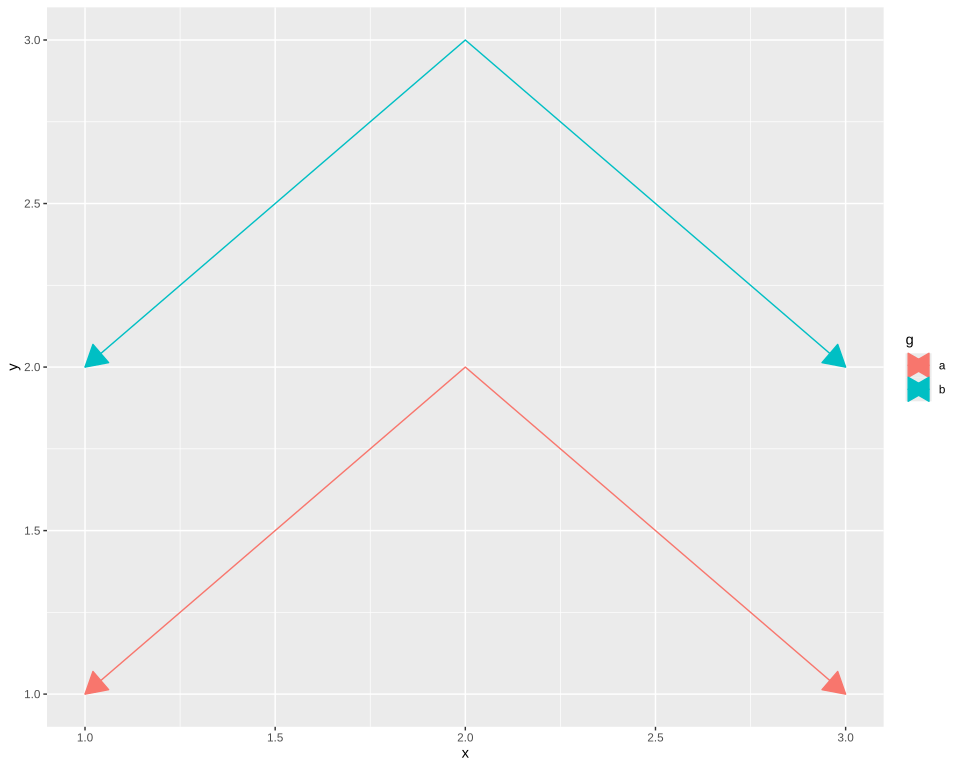

This chart was generated by the following R code:
# The plot test/golden/path_arrow.svg draws, drawn by ggplot2 itself, as ggplot2's own visual tests
# draw their snapshots: the independent check on that golden whenever it changes. The suite never
# runs this; it needs R, ggplot2 and vdiffr, saved as the Docker image giggly-r:ggplot2-4.0.3. From
# the repository's root:
#
#   docker run --rm -v "$PWD/test/golden":/golden:ro giggly-r:ggplot2-4.0.3 \
#     Rscript /golden/path_arrow.R > path_arrow.ggplot2.svg
#
# and compare the two drawings element by element, as test/golden/point.R describes.
#
# Two paths, colour mapped, with closed heads at both ends: each group's heads at its own ends,
# written right after its line, filled with its colour. First checked with ggplot2 4.0.3 and vdiffr
# 1.0.9: every element and clip path matches, the x axis drawn before the y as in
# test/golden/point.svg.

library(ggplot2)

df <- data.frame(
  x = c(1, 2, 3, 1, 2, 3), y = c(1, 2, 1, 2, 3, 2),
  g = c("a", "a", "a", "b", "b", "b")
)
plot <- ggplot(df, aes(x, y, colour = g)) +
  geom_path(arrow = arrow(type = "closed", ends = "both")) +
  theme_gray()

file <- tempfile(fileext = ".svg")
vdiffr::write_svg(plot, file)
cat(readLines(file), sep = "\n")
